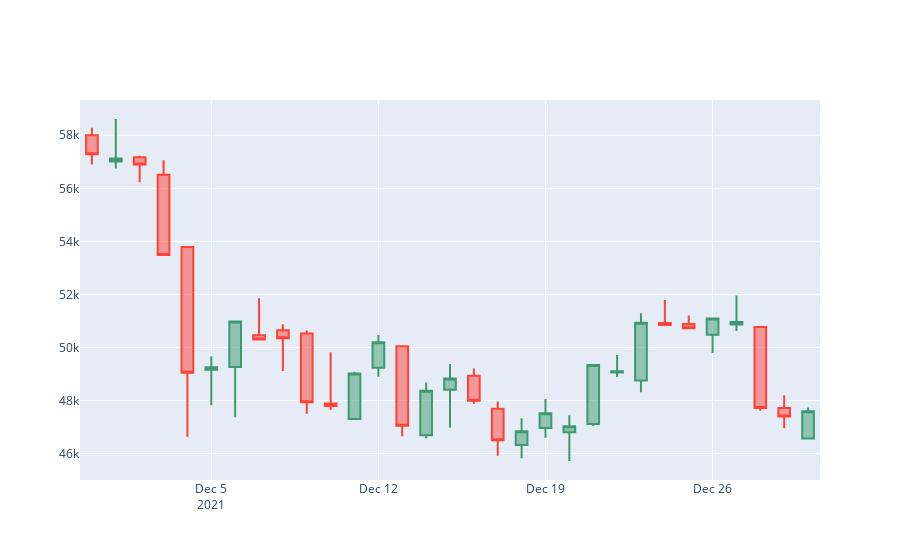

Notebook code cell kept with this figure:
### Markdown cell above
Finally we are now ready to use plotly to create our Candlestick Chart.

### Code cell
fig = go.Figure(data=[go.Candlestick(x=candlestick_data['date'],
                open=candlestick_data['Price']['first'], 
                high=candlestick_data['Price']['max'],
                low=candlestick_data['Price']['min'], 
                close=candlestick_data['Price']['last'])
                ])

fig.update_layout(xaxis_rangeslider_visible=False)

fig.show()

# Open (First), High (Max), Low (Min), Close (Last)
